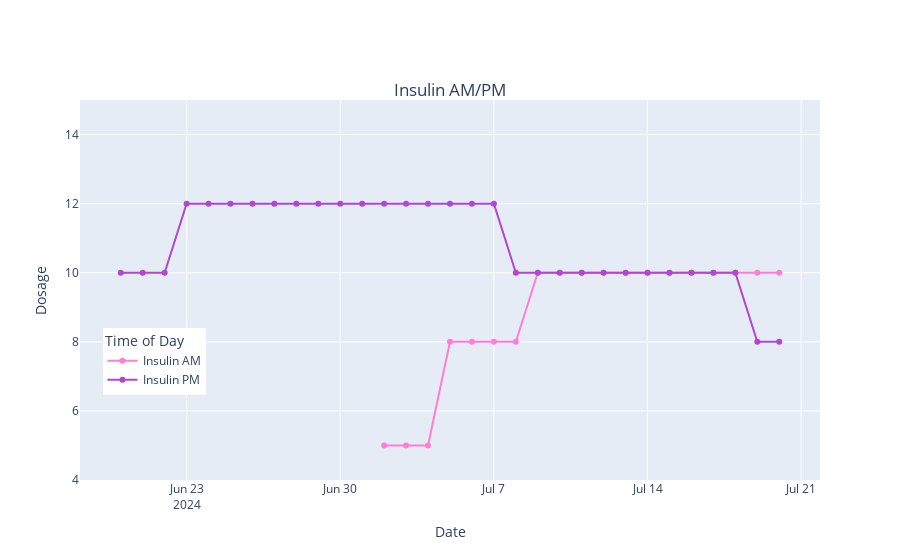

Notebook code cell kept with this figure:
### Code cell
fig_cols_1 = ['Insulin AM','Insulin PM']

# Define specific colors for each line
colors = ['#FF7ED4', '#AF47D2']

fig1 = px.line(glucose_df, x="Date", y=fig_cols_1, title='Insulin AM/PM',
              markers=True, color_discrete_sequence=colors)

fig1.update_layout(
    title = {'y':0.85,
             'x':0.5,
             'xanchor': 'center',
             'yanchor': 'top'})

# Update layout to rename legend title
fig1.update_layout(
    legend_title_text='Time of Day'  ,
    yaxis_title='Dosage'  # New y-axis title
)

# Update layout to change minimum value on y-axis
fig1.update_layout(
    yaxis=dict(title='Dosage', range=[4, 15])  # Set minimum y-axis value to 50
)

# Update layout to move legend position on x-axis
fig1.update_layout(
    legend=dict(
        x=0.1,  # Position the legend horizontally at 50% of the plot width
        y=0.4,
        xanchor='center',  # Center alignment of the legend
        yanchor='top'  # Align legend to the top of the plot
    )
)

fig1.show()

### Figure 1 — Plotly figure (JSON) as saved in the notebook; plotly's stock layout.template omitted (floating-point values rounded to 4 significant figures)
{"data": [{"hovertemplate": "variable=Insulin AM<br>Date=%{x}<br>value=%{y}<extra></extra>", "legendgroup": "Insulin AM", "line": {"color": "#FF7ED4", "dash": "solid"}, "marker": {"symbol": "circle"}, "mode": "lines+markers", "name": "Insulin AM", "orientation": "v", "showlegend": true, "type": "scatter", "x": ["2024-06-20", "2024-06-21", "2024-06-22", "2024-06-23", "2024-06-24", "2024-06-25", "2024-06-26", "2024-06-27", "2024-06-28", "2024-06-29", "2024-06-30", "2024-07-01", "2024-07-02", "2024-07-03", "2024-07-04", "2024-07-05", "2024-07-06", "2024-07-07", "2024-07-08", "2024-07-09", "2024-07-10", "2024-07-11", "2024-07-12", "2024-07-13", "2024-07-14", "2024-07-15", "2024-07-16", "2024-07-17", "2024-07-18", "2024-07-19", "2024-07-20"], "xaxis": "x", "y": [null, null, null, null, null, null, null, null, null, null, null, null, 5, 5, 5, 8, 8, 8, 8, 10, 10, 10, 10, 10, 10, 10, 10, 10, 10, 10, 10], "yaxis": "y"}, {"hovertemplate": "variable=Insulin PM<br>Date=%{x}<br>value=%{y}<extra></extra>", "legendgroup": "Insulin PM", "line": {"color": "#AF47D2", "dash": "solid"}, "marker": {"symbol": "circle"}, "mode": "lines+markers", "name": "Insulin PM", "orientation": "v", "showlegend": true, "type": "scatter", "x": ["2024-06-20", "2024-06-21", "2024-06-22", "2024-06-23", "2024-06-24", "2024-06-25", "2024-06-26", "2024-06-27", "2024-06-28", "2024-06-29", "2024-06-30", "2024-07-01", "2024-07-02", "2024-07-03", "2024-07-04", "2024-07-05", "2024-07-06", "2024-07-07", "2024-07-08", "2024-07-09", "2024-07-10", "2024-07-11", "2024-07-12", "2024-07-13", "2024-07-14", "2024-07-15", "2024-07-16", "2024-07-17", "2024-07-18", "2024-07-19", "2024-07-20"], "xaxis": "x", "y": [10, 10, 10, 12, 12, 12, 12, 12, 12, 12, 12, 12, 12, 12, 12, 12, 12, 12, 10, 10, 10, 10, 10, 10, 10, 10, 10, 10, 10, 8, 8], "yaxis": "y"}], "layout": {"legend": {"title": {"text": "Time of Day"}, "tracegroupgap": 0, "x": 0.1, "xanchor": "center", "y": 0.4, "yanchor": "top"}, "title": {"text": "Insulin AM/PM", "x": 0.5, "xanchor": "center", "y": 0.85, "yanchor": "top"}, "xaxis": {"anchor": "y", "domain": [0, 1], "title": {"text": "Date"}}, "yaxis": {"anchor": "x", "domain": [0, 1], "range": [4, 15], "title": {"text": "Dosage"}}}}
